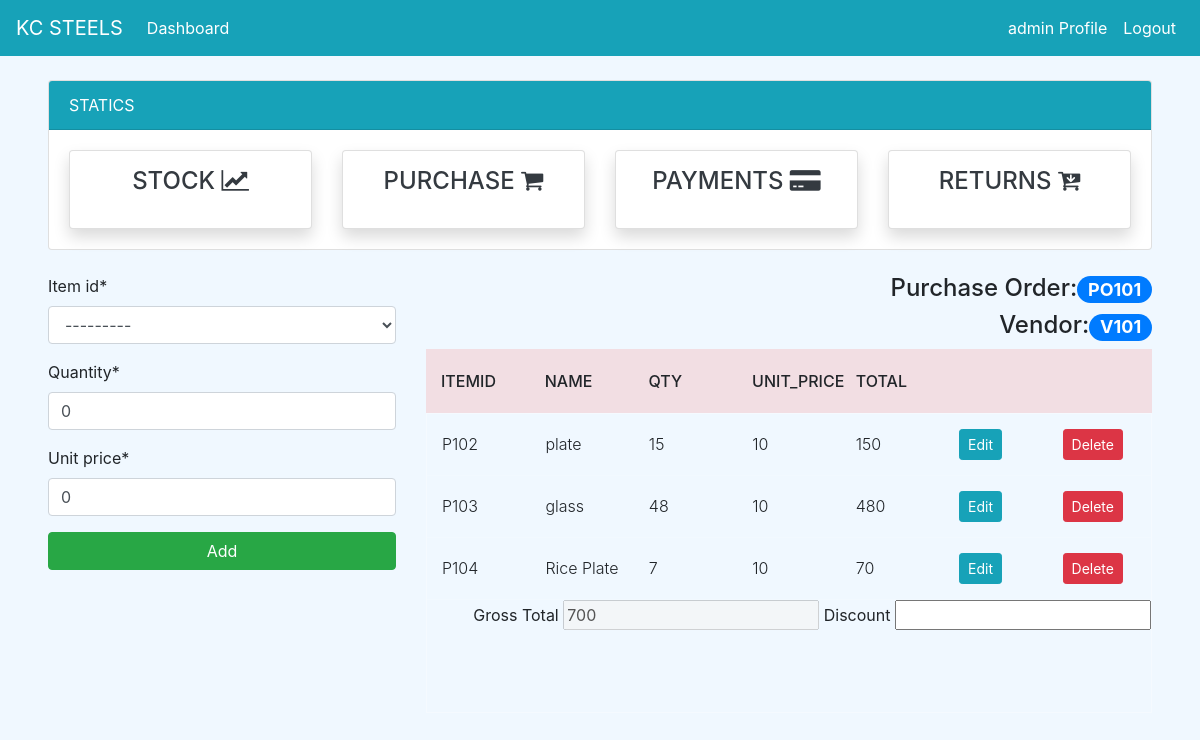
The app's page /purchase/add/PO101 (signed in), older data.
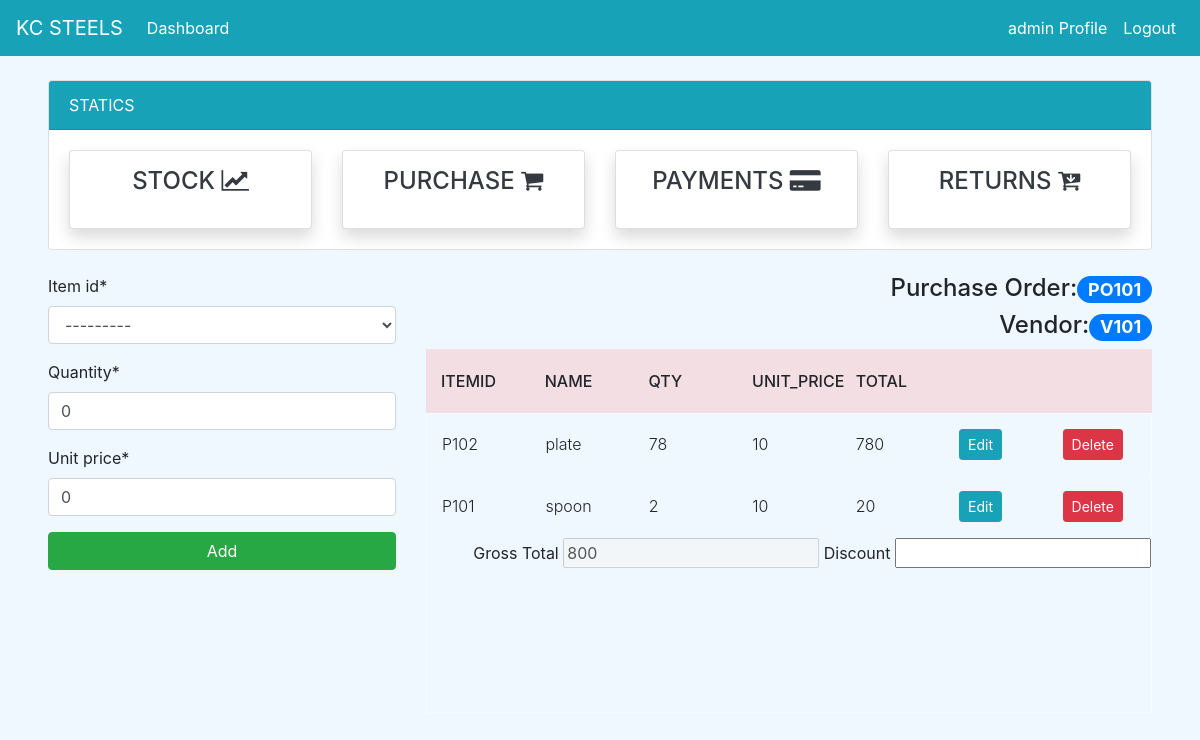
The same page, newer data.
### dashboard/models.py (models this page shows, shortened)
class PurchaseOrder(models.Model):
    date = models.DateTimeField(auto_now_add=True)
    po_no = models.IntegerField(null=True)
    po_number = models.CharField(max_length=100, null=True, unique=True)
    vendor_id = models.ForeignKey(Vendor, on_delete=models.CASCADE,null=True)
    gross_amount = models.IntegerField(null=True)
    discount = models.IntegerField(null=True)
    net_amount = models.IntegerField(null=True)

class PurchasedItems(models.Model):
    po_number = models.ForeignKey(PurchaseOrder, on_delete=models.CASCADE,null=True)
    vendor_id = models.ForeignKey(Vendor, on_delete=models.CASCADE,null=True)
    item_id = models.ForeignKey(Item, on_delete=models.CASCADE,null=True)
    item_name = models.CharField(max_length=100, null=True)
    quantity = models.PositiveIntegerField(null=True, default=0)
    unit_price = models.PositiveIntegerField(null=True, default=0)
    total_amt = models.PositiveIntegerField(null=True)
    @property
    def item_name(self):
        return self.item_id.name

class Item(models.Model):
        item_no = models.IntegerField(null=True)
        item_id = models.CharField(max_length=10,null=True)
        name = models.CharField(max_length=100, null=True, blank=False)
        unit_price = models.PositiveBigIntegerField(null=True,blank=True)
        qty_available = models.PositiveIntegerField(null=True, default=0)
        qty_sold = models.PositiveIntegerField(null=True, default=0)
        status = models.BooleanField(default=False)
        def __str__(self):
            return self.item_id

### dashboard/views.py (the view)
# urls.py: path('purchase/add/<po_number>',views.purchase_add,name='purchase_add'),
@login_required
def purchase_add(request, po_number):
    vendors = Vendor.objects.all()
    items = Item.objects.all()
    purchase_orders = PurchaseOrder.objects.all()
    current_po_number = purchase_orders.values('po_number').filter(po_number=po_number)[0]['po_number']
    current_vendor_id = purchase_orders.values('vendor_id').filter(po_number=po_number)[0]['vendor_id']
    current_vendor_id1 = vendors.values('vendor_id').filter(id=current_vendor_id)[0]['vendor_id']
    purchase_orders = PurchaseOrder.objects.all()
    purchased_items = PurchasedItems.objects.all()
    current_po_number_view = purchase_orders.values('id').filter(po_number=po_number)[0]['id']
    purchase_order_individals = PurchasedItems.objects.filter(po_number_id=current_po_number_view)
    total_amt = 0
    _id = PurchaseOrder.objects.get(po_number=po_number).id
    for each in PurchasedItems.objects.filter(po_number__id=_id):
        total_amt += each.total_amt
    if request.method == "POST":
        form = PurchasedItemForm(request.POST)
        i_id=request.POST['item_id']
        current_item_id = items.values('item_id').filter(id=i_id)[0]['item_id']
        qty=int(request.POST['quantity'])
        uprice=int(request.POST['unit_price'])
        if form.is_valid():
            PurchasedItems(po_number=purchase_orders.get(po_number=current_po_number),item_id=items.get(item_id=current_item_id),vendor_id=vendors.get(id=current_vendor_id),quantity=qty,unit_price=uprice).save()
            return redirect('purchase_add', po_number)
    else:
        form = PurchasedItemForm
    context = {
        'vendors': vendors,
        'items' : items,
        'purchased_items' : purchased_items,
        'form' : form,
        'purchase_orders':purchase_orders,
        'current_po_number' : current_po_number,
        'current_vendor_id1':current_vendor_id1,
        'purchase_order_individals':purchase_order_individals,
        'total_amt':  total_amt,
    }
    return render(request, 'purchase/purchase_add.html',context)

### templates/purchase/purchase_add.html (shortened to what this page needs)
{% extends 'partial/base.html' %}
{% load crispy_forms_tags %}
{% block content %}
{% include 'partial/topnav_staff.html'%}
<div class="mx-5">
	<div class="row my-4">
        <div class="col-md-4">
			<form method="post">
				{{form|crispy}}
				<input class="btn btn-success btn-block" data-backdrop="static" type="submit" value="Add">
			</form>
		</div>
		<div class="col-md-8">
      <div class="text-right">
        <h4>Purchase Order:<span class="badge badge-pill badge-primary">{{current_po_number}}</span></h4>
        <h4>Vendor:<span class="badge badge-pill badge-primary">{{current_vendor_id1}}</span></h4>
      </div>
			<div class="tbl-header">
				<table cellpadding="0" cellspacing="0" border="0">
				  <thead>
					<tr>
					  <th scope="col">ItemID</th>
					  <th scope="col">Name</th>
					  <th scope="col">Qty</th>
					  <th scope="col">Unit_Price</th>
					  <th scope="col">Total</th>
					  <th scope="col"></th>
					  <th scope="col"></th>
					</tr>
				  </thead>
				</table>
			  </div>
			  <div class="tbl-content">
				<table cellpadding="0" cellspacing="0" border="0">
				  <tbody>
					{% for purchase_order_individal in purchase_order_individals %}
					<tr>
					  <td>{{ purchase_order_individal.item_id }}</td>
					  <td>{{ purchase_order_individal.item_name }}</td>
					  <td>{{ purchase_order_individal.quantity }}</td>
					  <td>{{ purchase_order_individal.unit_price }}</td>
					  <td>{{ purchase_order_individal.total_amt }}</td>
					  <td scope="row"><a class="btn btn-info btn-sm" href="{% url 'purchaseditem_update' purchase_order_individal.id %}">Edit</a></td>
					  <td scope="row"><a class="btn btn-danger btn-sm" href="{% url 'purchaseditem_delete'  purchase_order_individal.id %}">Delete</a></td>
					</tr>
					{% endfor %}
				  </tbody>
				</table>
				<div class="text-right">
					<form method="POST">
            <label>Gross Total</label>
						<input type="text" name="g_amount" value="{{total_amt}}" disabled/>
            <label>Discount</label>
						<input type="text" name="discount" />
					</form>
				</div>
			  </div>
		</div>
	</div>
</div>
{% endblock %}

Row changes from the older to the newer data that the page shows:
removed PurchasedItems: item_id "P102", item_name "plate", quantity "15", unit_price "10", total_amt "150"
removed PurchasedItems: item_id "P103", item_name "glass", quantity "48", unit_price "10", total_amt "480"
removed PurchasedItems: item_id "P104", item_name "Rice Plate", quantity "7", unit_price "10", total_amt "70"
added PurchasedItems: item_id "P102", item_name "plate", quantity "78", unit_price "10", total_amt "780"
added PurchasedItems: item_id "P101", item_name "spoon", quantity "2", unit_price "10", total_amt "20"
Text that changed along with them:
form field g_amount: "700" → "800"
